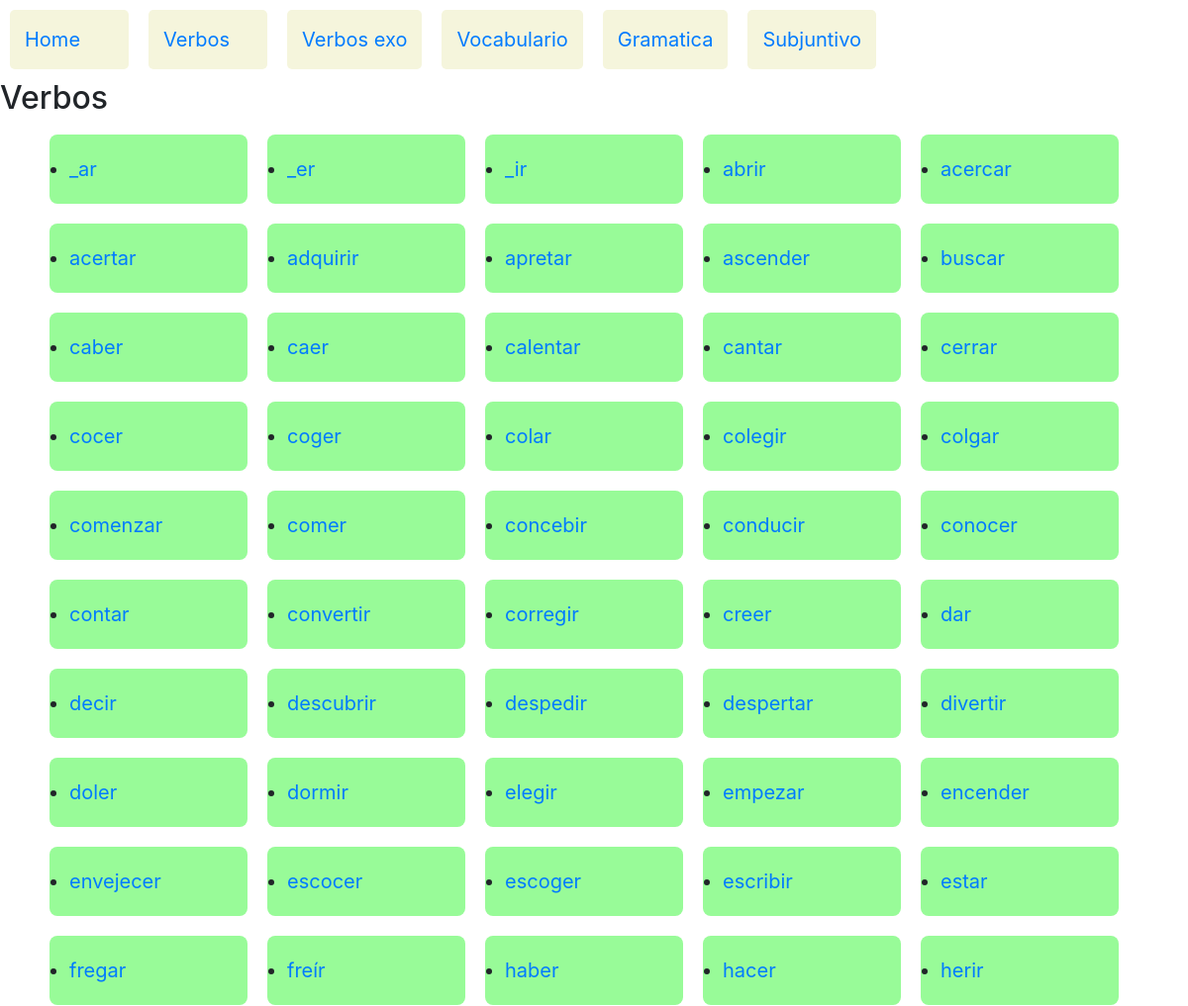
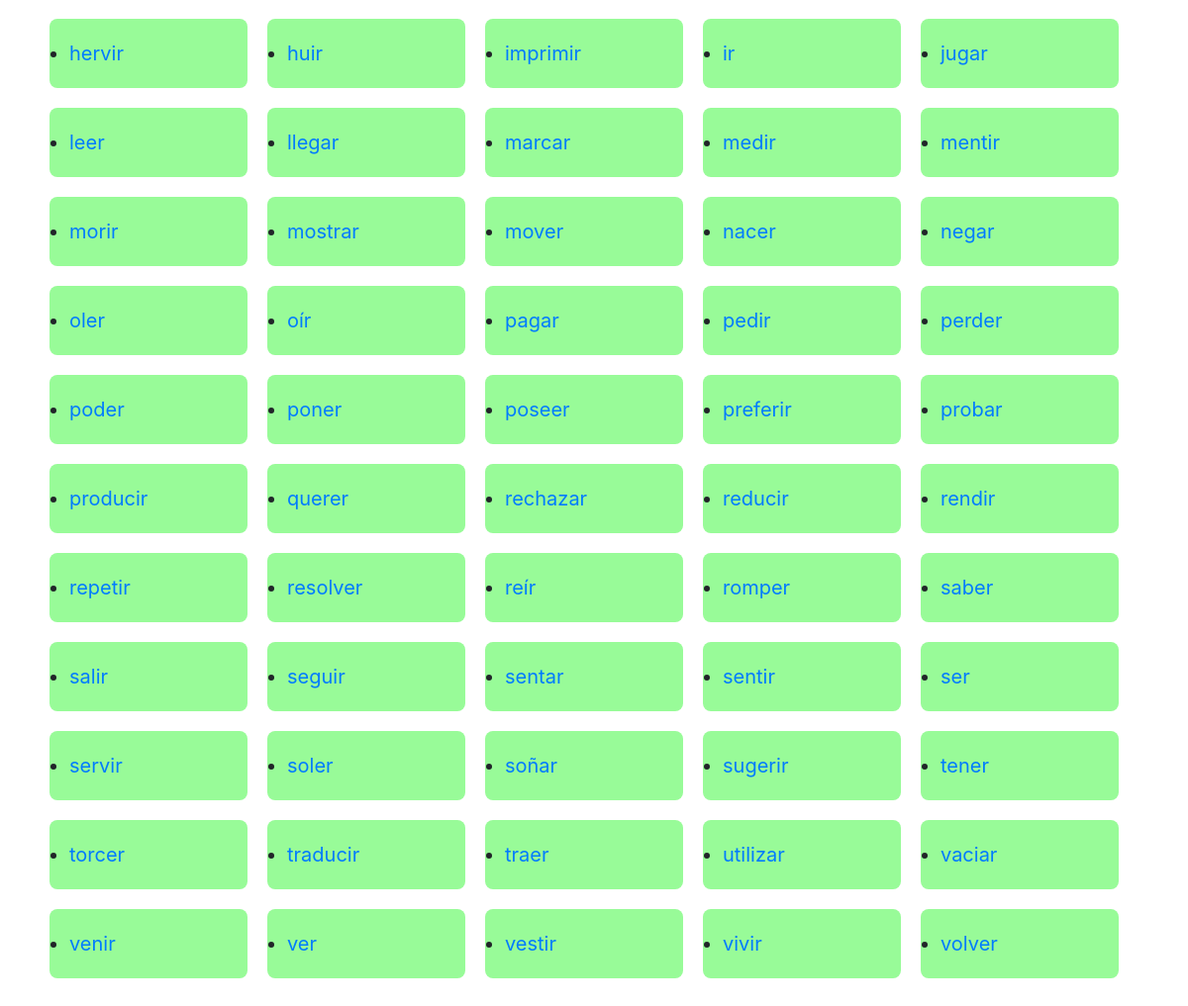
Page /verbos/verbos/ on the earlier database version (2 pictures, top to bottom).
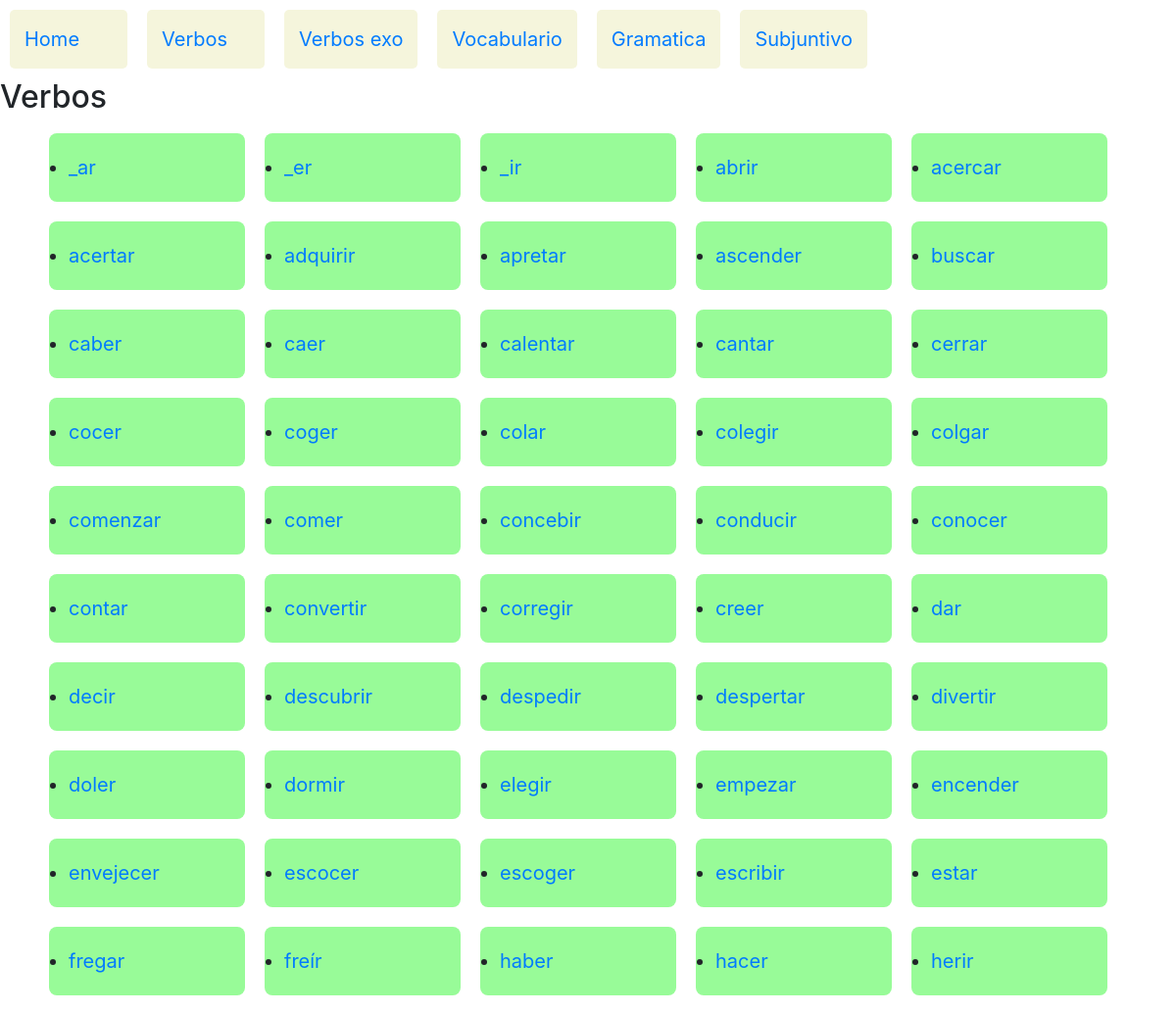
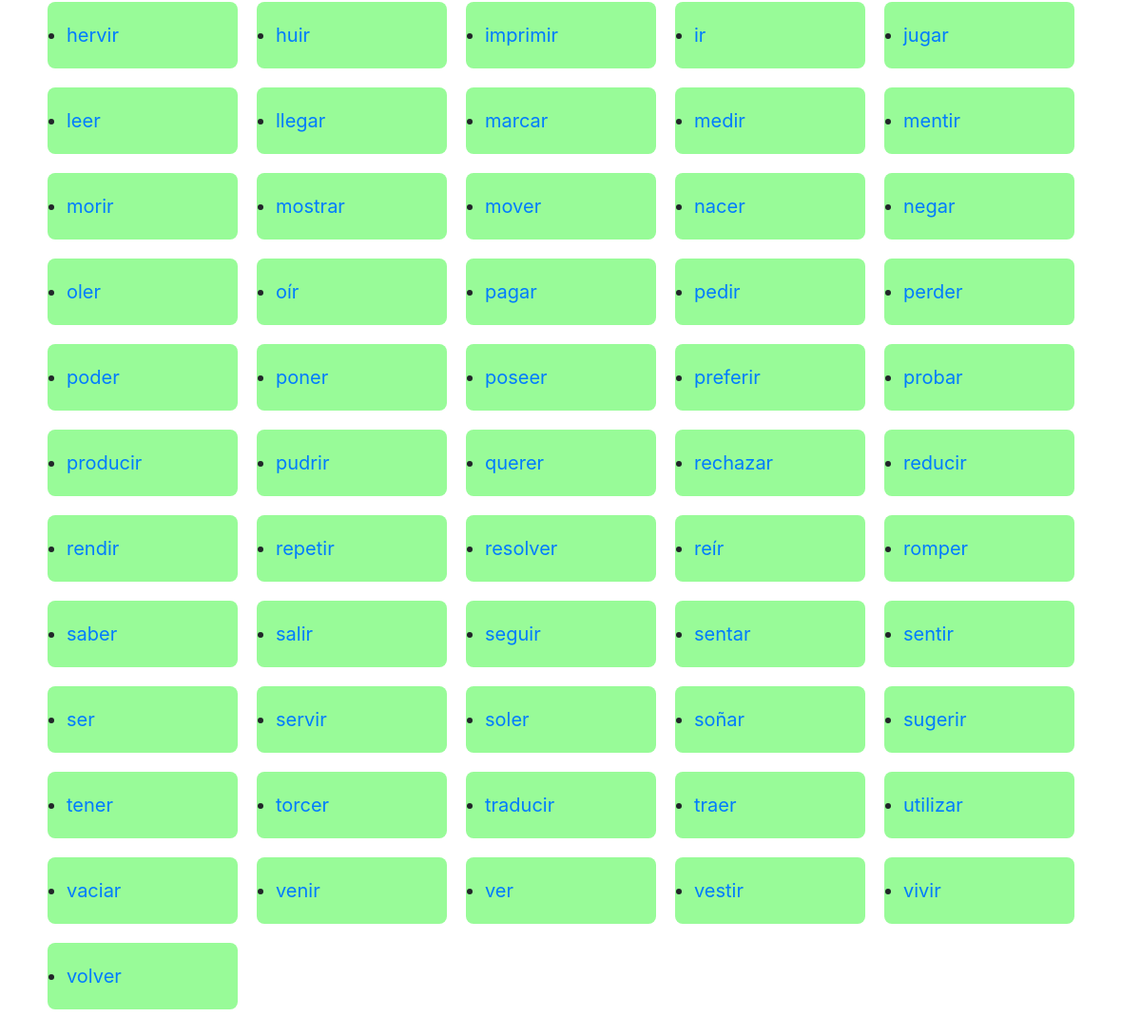
Same page on the later database version (2 pictures, top to bottom).
### verbos/models.py (models this page shows)
class Verbo(models.Model):
    verbo = models.CharField(max_length=32)
    tipo=models.ForeignKey(Verbotipo,on_delete=models.SET_NULL,related_name="tipo_v",null=True)
    def __str__(self):
        return self.verbo

### verbos/views.py (the view)
# urls.py: path('verbos/',include('verbos.urls')),
def verbos(request):
    verbos = Verbo.objects.all()
    tiempos = Tiempo.objects.all()
    pronombres = Pronombre.objects.all()
    context= {
            "verbos" : verbos,
            "title" : "verbos liste" ,
            "tiempos" : tiempos ,
            "pronombres" : pronombres
            }
    return render(request,"verbos/verbos.html",context)

### verbos/templates/verbos/verbos.html
{% extends 'verbos/layout.html' %}
{% block body1 %}
<h2> Verbos </h2>
<div id = "container">
<ul>
	<div id="container">
	{% for verbo  in verbos %}
	<div>
	<li>
		<a href= "{% url 'verbo' verbo.id %}" >{{ verbo  }}</a>   </li>
	</div>
	{% endfor %}
</ul>
	</div>
{% endblock %}

### verbos/templates/verbos/layout.html (shortened to what this page needs)
{% load static %}
<!DOCTYPE html >
<html>
<head lang=fr charset="UTF-8" >
	<link rel="stylesheet" href="https://stackpath.bootstrapcdn.com/bootstrap/4.1.3/css/bootstrap.min.css">
</head>
<body>
	<div class="nav" id="navId">
			<div>		 <a href= "{% url 'index' %}">Home</a>  </div>
			<div>		 <a href= "{% url 'verbos' %}">Verbos</a>  </div>
			<div>		 <a href= "{% url 'verbos_exo'%}0/1">Verbos exo</a>  </div>
			<div>		 <a href= "{% url 'vocabulario'%}0/1">Vocabulario</a>  </div>
			<div>		 <a href= "{% url 'gramatica'%}">Gramatica</a>  </div>
			<div>		 <a href= "{% url 'subjuntivo'%}0/0">Subjuntivo</a>  </div>
	</div>
	{% block body1 %}
	{% endblock %}
</body>
</html>

Differences in the rows shown:
added Verbo: verbo "pudrir"
